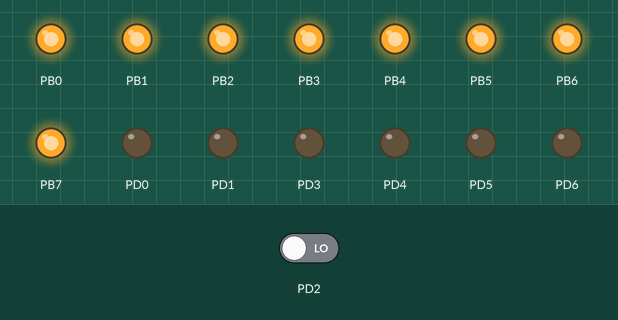
The program below on a simulated ATmega32, built with avr-gcc and emulated at 8 MHz. Parts: output pins drawn as LEDs (lit = HIGH). The test bench sets the inputs (shaded band); at power-on: PD2 LOW.

Above: at 0.1 s.
At 5.1 s:
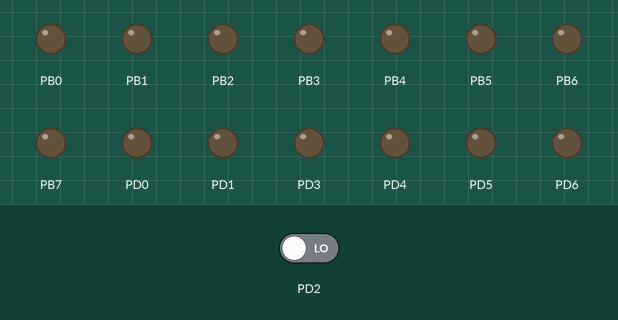
Timing chart, 0 to 6.6 s (numbered marks = the images above):
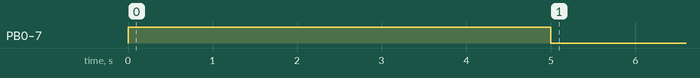

The program:

main.c
```c
/*
 * File:   main.c
 * Author: Mohamed_Arafa
 *
 * Created on December 17, 2021, 6:30 AM
 */
#define F_CPU 8000000
#include <avr/io.h>
//#include <MrLcd/MrLCDmega32.h>
#include <avr/interrupt.h>
#include <util/delay.h>
#include <stdlib.h>
#include <avr/iom32.h>

static volatile int pulse = 0;
static volatile int i = 0;


int main(void)
{
  int16_t volatile count_a = 0;
  //char show_a[16];	//for lcd
  //Initialise();

  // Set PORTD To Be Output Port (All The 8 Pins) eccept for pin 2 is input
  DDRD = 0b11111011;
  // Set PORTB To Be Output Port (All The 8 Pins)
  DDRB = 0b11111111;

  PORTB=0xff;

  // Set PORTB To Be LOW For initial State
  _delay_ms(5000);

  PORTB =0;


  //GICR |= 1<<INT0;		for using interrupt
  //MCUCR |= 1<<ISC00;

  //sei();					global interrupt

  while(1)
  {
    PORTD =1;			// Send Trigger Pulse To The Sensor
    _delay_us(15);
    PORTD =0;

    while(!(PIND&4));	// Wait For The Echo Pulse From The Sensor
    TCCR1B = 2;			// Turn ON Timer Module
    while((PIND&4));	// Wait Until The Pulse Ends
    TCCR1B =0;			// Turn OFF The Timer
    pulse = TCNT1;
    TCNT1=0;

    count_a =pulse/58;	// Calculate The Distance Using The Equation

    count_a/=5;
    switch(count_a){
        case 0:
            PORTB=1;
            break;
        case 1:
            PORTB=3;
            break;
        case 2:
            PORTB=7;
            break;
        case 3:
            PORTB=0x0f;
            break;
        default:
            PORTB=0;
    }
	/********** code for lcd screan **********/
    //Send_A_String("Distance Sensor");
    //GoToMrLCDLocation(1,2);
    //Send_A_String("Distance=");
    //itoa(count_a,show_a,10);
    //Send_A_String(show_a);
    //Send_A_String(" ");
    //GoToMrLCDLocation(13,2);
    //Send_A_String("cm");
    //GoToMrLCDLocation(1,1);
  }
}

/***********code for interrupt *****************/

//ISR(INT0_vect)
//{
//
//  if(i == 0)
//  {
//    TCCR1B |= 1<<CS10;
//    i = 1;
//  }
//  else
//  {
//    TCCR1B = 0;
//    pulse = TCNT1;
//    TCNT1 = 0;
//    i = 0;
//  }
//}
```

Measured:
- by itself, PB0–7: LOW → HIGH at 0.00 s, → LOW 5.0 s later
